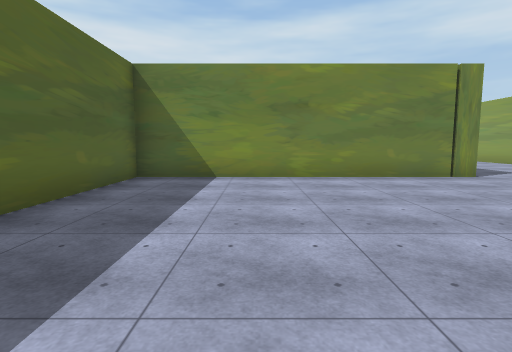
view 1 (above)

24 first-person views from a walk through a Unity game level. The camera is 1.5 m above the floor, tilts 6° down and sees 80° across. The floor is counted in squares, 2 m on a side. Each view is taken from the middle of a square. On the plan, view 1 faces up. The plan holds only what a view shows up to about 10 squares ahead; the rest is blank. The place goes on beyond the plan. The player is left out. Some surface patterns are stand-ins.

view 2
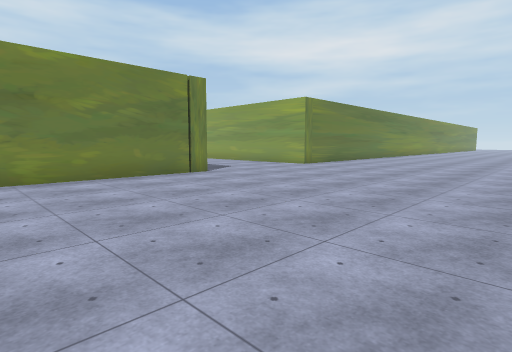

view 3
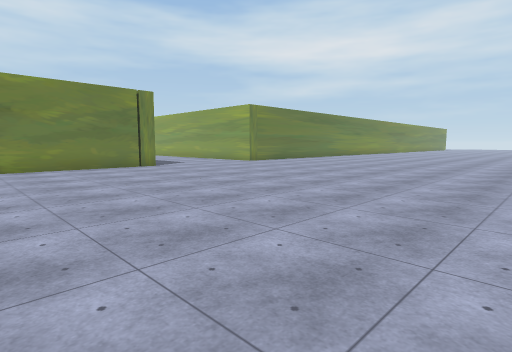

view 4
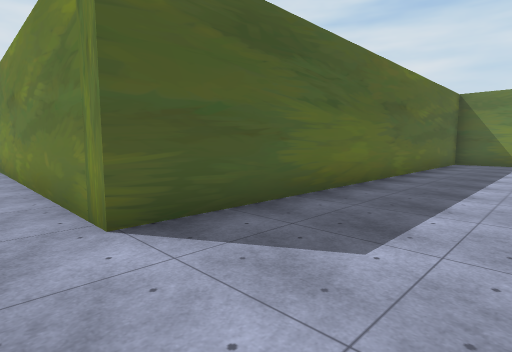

view 5
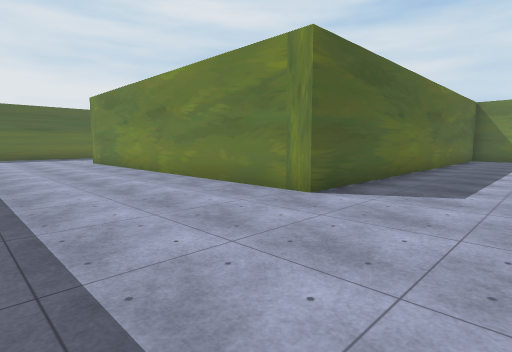

view 6
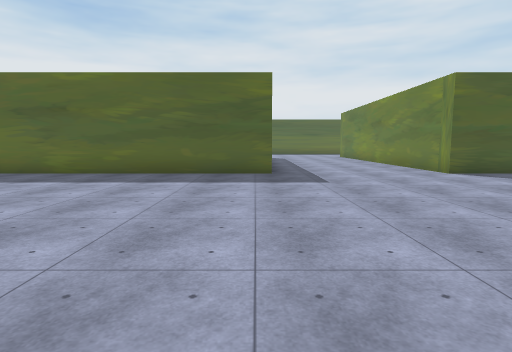

view 7
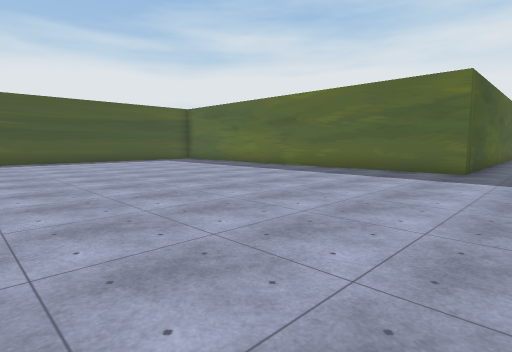

view 8
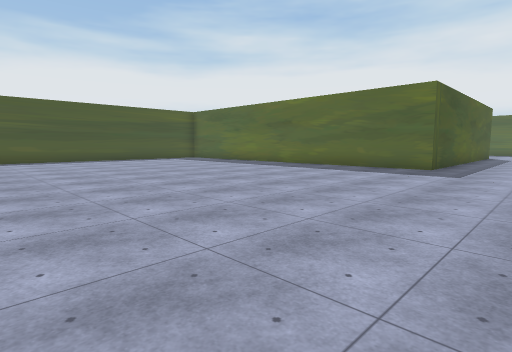

view 9
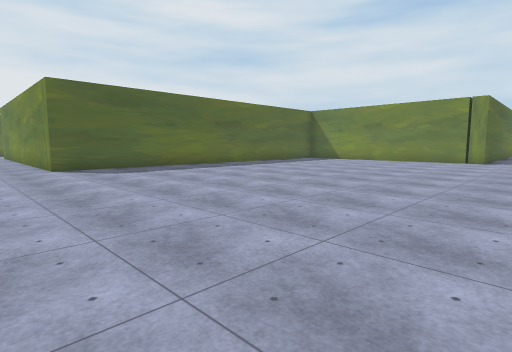

view 10
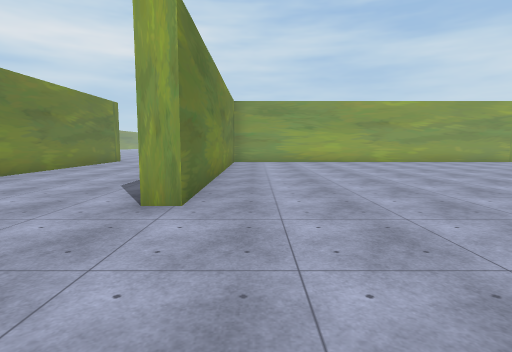

view 11
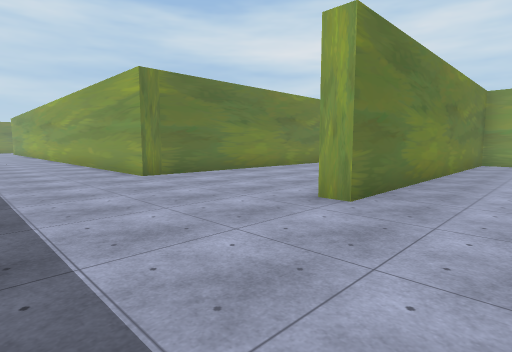

view 12
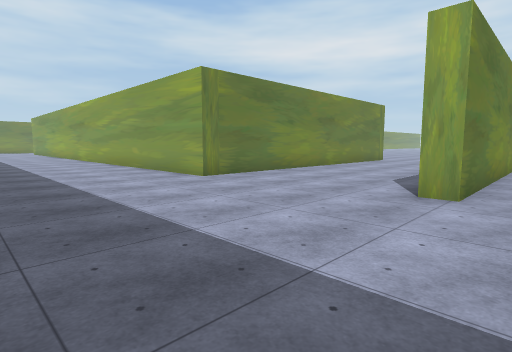

view 13
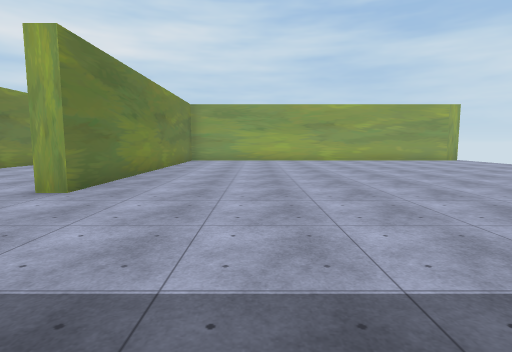

view 14
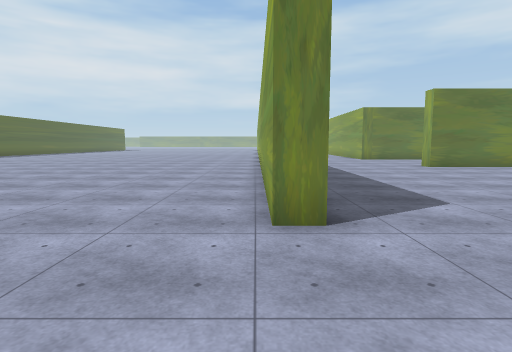

view 15
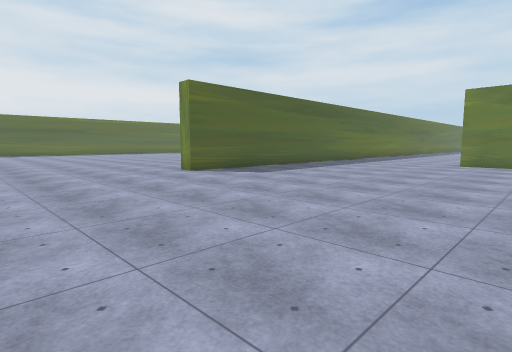

view 16
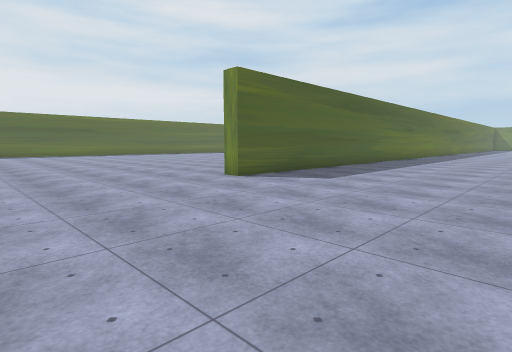

view 17
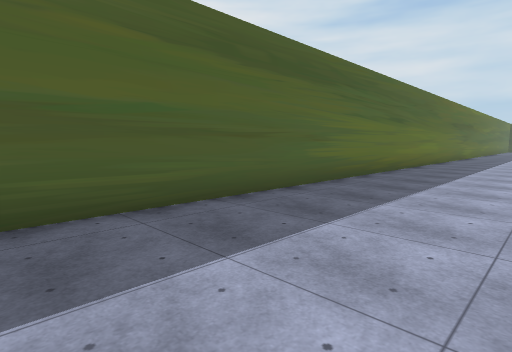

view 18
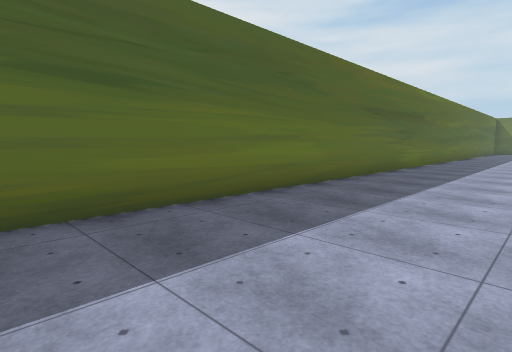

view 19
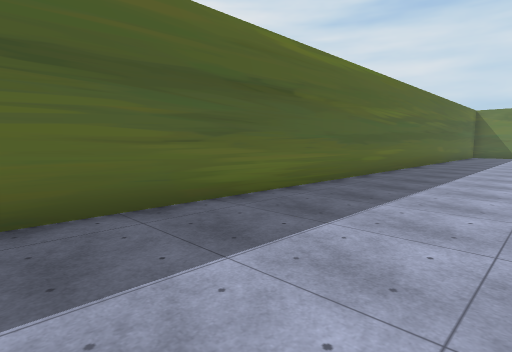

view 20
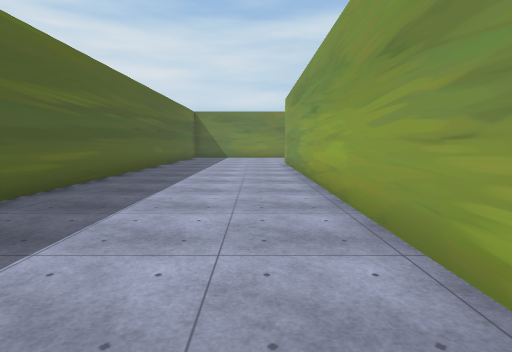

view 21
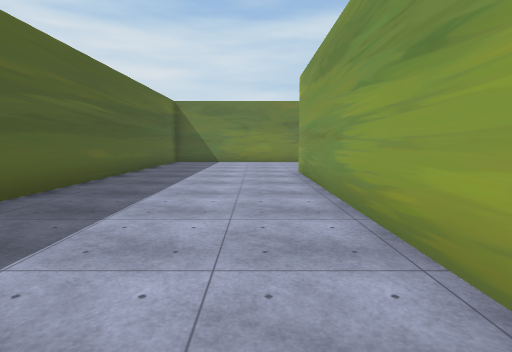

view 22
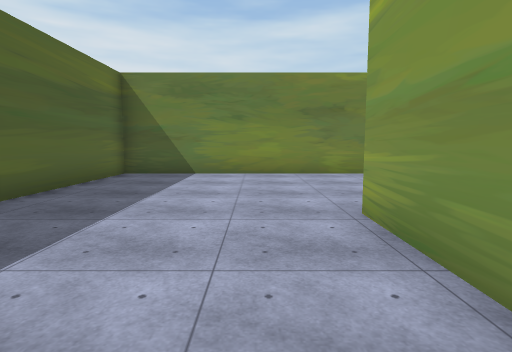

view 23
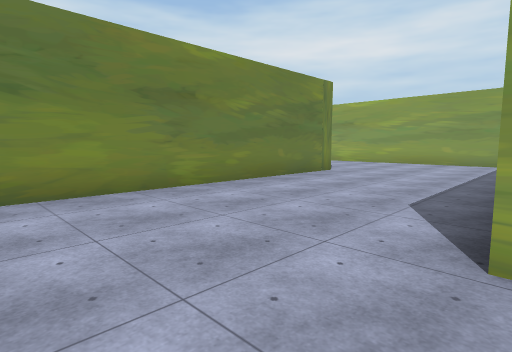

view 24
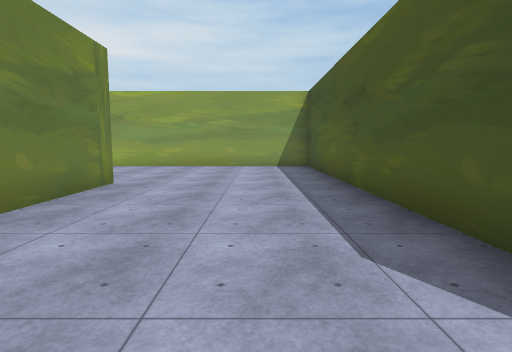

### Floor plan
Points are (right, up) in squares from view 1. A wall is a line through its corners. A room is listed if a view was taken in it or the views show most of it. See-through windows are left out.
Room 1 (views 1, 2, 3, 4, 5, 6, 7, 8, 9)
walls: (5.1, 6.9) (-2.7, 6.9) (-2.7, -5.1) (-12.8, -5.1); (-6.6, -9.6) (-2.7, -9.6) (-2.7, -16.5)
ways out: opening at (-13, -7.5) to room 2
Room 2 (views 10, 11, 12, 13, 14, 15, 16, 17, 18, 19, 20, 21, 22, 23, 24)
walls: (-12.8, 4.2) (-12.8, 15.2); (-12.8, -5.1) (-12.8, -0.9); (-3.6, -10.1) (-12.3, -10.1) (-12.3, -9.5); (-11, 15.2) (-3, 15.2); (-2.6, 16.4) (-2.6, 16.9); (-7.1, 19.7) (-17.3, 19.7) (-17.3, -17.2) (-17.8, -17.2) (-17.8, -11)
ways out: opening at (-13, -7.5) to room 1

Where each view was taken, in squares from view 1:
view 1: 0 up, 0 right, facing up
view 2: 0 up, 0 right, facing up-right
view 3: 3 down, 0 right, facing up-right
view 4: 6 down, 0 right, facing up-left
view 5: 9 down, 0 right, facing up-left
view 6: 10 down, 5 right, facing left
view 7: 8 down, 6 right, facing down-left
view 8: 7 down, 7 right, facing down-left
view 9: 7 down, 7 right, facing up-left
view 10: 11 down, 16 left, facing right
view 11: 12 down, 16 left, facing up-right
view 12: 11 down, 17 left, facing up-right
view 13: 13 down, 17 left, facing right
view 14: 20 down, 18 left, facing up
view 15: 22 down, 10 left, facing up-left
view 16: 22 down, 12 left, facing up-left
view 17: 15 down, 14 left, facing up-left
view 18: 7 down, 14 left, facing up-left
view 19: 0 up, 14 left, facing up-left
view 20: 3 up, 14 left, facing up
view 21: 7 up, 14 left, facing up
view 22: 12 up, 14 left, facing up
view 23: 15 up, 15 left, facing up-right
view 24: 17 up, 13 left, facing right
